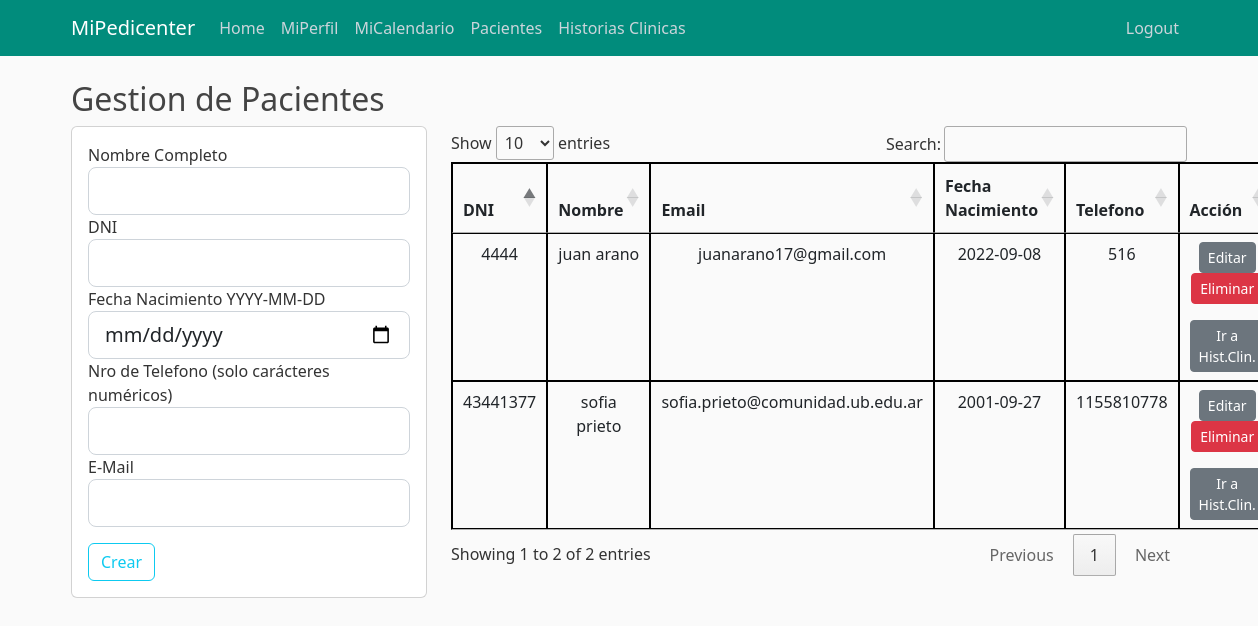
The page /pacientes (signed in) on the database its author committed.
### appmipedicenter/models.py (models this page shows, shortened)
class Cliente(db.Model):
        id_cliente = db.Column(db.Integer, primary_key=True) # Es DNI
        username = db.Column(db.String, nullable=False)
        email = db.Column(db.String, unique=True, nullable=False)
        fecha_nacimiento = db.Column(db.Date, nullable=False)
        telefono = db.Column(db.Integer, unique=True, nullable=False)
        historia_clinica = db.relationship('Historiaclinica', backref='Paciente', lazy=True)
        turno = db.relationship('Turno', backref='Paciente', lazy=True)

### appmipedicenter/cliente/routes.py (the view, shortened to what this page needs)
@cliente.route("/pacientes", methods=['GET', 'POST'])
@login_required
def pacientes():
        if current_user.is_authenticated:
                        client_list = Cliente.query.all()
                        form = ClienteForm()
                        return render_template('pacientes.html', title="Gestion de Pacientes", clientes = client_list, form=form)
        else:
                return redirect(url_for('empleado.login'))

### appmipedicenter/cliente/forms.py (shortened to what this page needs)
class ClienteForm(FlaskForm):
    dni = IntegerField('DNI', validators=[DataRequired()])
    username = StringField('Nombre Completo', validators=[DataRequired()])
    email = StringField('E-Mail', validators=[DataRequired(), Email()])
    fecha_nacimiento = DateField('Fecha Nacimiento YYYY-MM-DD', validators=[DataRequired()])
    telefono = IntegerField('Nro de Telefono (solo carácteres numéricos)', validators=[DataRequired()])
    submit = SubmitField('Crear')

### appmipedicenter/models.py (called while the page is built)
@login_manager.user_loader
def load_user(empleado_id):
        return Empleado.query.get(empleado_id)

### appmipedicenter/templates/pacientes.html (shortened to what this page needs)
{% extends "layout.html" %}
{% block header %}
    <link rel="stylesheet" type="text/css" href="https://cdn.datatables.net/1.12.1/css/jquery.dataTables.css">
{% endblock header %}
{% block content %}
    <div class="row ${1| ,row-cols-2,row-cols-3, auto,justify-content-md-center,|}">
        <h2>Gestion de Pacientes</h2>
    </div>
    <div class="row ${1| ,row-cols-2,row-cols-3, auto,justify-content-md-center,|}">
        <div class = "col-md-4">
            <div class = "card card-body">
                <form method="POST" action="">
                    <div class="form-group">
                        {{ form.username.label(class="form-control-label") }}
                        {% if form.username.errors %}
                            {{ form.username(class="form-control form-control-lg is-invalid") }}
                            <div class="invalid-feedback">
                                {% for error in form.username.errors %}
                                    <span>{{ error }}</span>
                                {% endfor %}
                            </div>
                        {% else %}
                            {{ form.username(class="form-control form-control-lg") }}
                        {% endif %}
                    </div>
                    <div class="form-group">
                        {{ form.dni.label(class="form-control-label") }}
                        {% if form.dni.errors %}
                            {{ form.dni(class="form-control form-control-lg is-invalid") }}
                            <div class="invalid-feedback">
                                {% for error in form.dni.errors %}
                                    <span>{{ error }}</span>
                                {% endfor %}
                                </div>
                        {% else %}
                            {{ form.dni(class="form-control form-control-lg") }}
                        {% endif %}
                    </div>
                    <div class="form-group">
                        {{ form.fecha_nacimiento.label(class="form-control-label") }}
                        {% if form.fecha_nacimiento.errors %}
                            {{ form.fecha_nacimiento(class="form-control form-control-lg is-invalid") }}
                            <div class="invalid-feedback">
                                {% for error in form.fecha_nacimiento.errors %}
                                    <span>{{ error }}</span>
                                {% endfor %}
                            </div>
                        {% else %}
                            {{ form.fecha_nacimiento(class="form-control form-control-lg") }}
                        {% endif %}
                    </div>
                    <div class="form-group">
                        {{ form.telefono.label(class="form-control-label") }}
                        {% if form.telefono.errors %}
                            {{ form.telefono(class="form-control form-control-lg is-invalid") }}
                            <div class="invalid-feedback">
                                {% for error in form.telefono.errors %}
                                    <span>{{ error }}</span>
                                {% endfor %}
                            </div>
                        {% else %}
                            {{ form.telefono(class="form-control form-control-lg") }}
                        {% endif %}
                    </div>
                    <div class="form-group">
                        {{ form.email.label(class="form-control-label") }}
                        {% if form.email.errors %}
                            {{ form.email(class="form-control form-control-lg is-invalid") }}
                            <div class="invalid-feedback">
                                {% for error in form.email.errors %}
                                    <span>{{ error }}</span>
                                {% endfor %}
                            </div>
                        {% else %}
                            {{ form.email(class="form-control form-control-lg") }}
                        {% endif %}
                    </div>
                    <div class="form-group">
                        {{ form.submit(class="btn btn-outline-info") }}
                    </div>
                </form>
            </div>
        </div>
        <div class="col-md-8">
            <table id="tablaclientes" class = "table">
                <thead>
                    <tr>
                        <th>DNI</th>
                        <th>Nombre</th>
                        <th>Email</th>
                        <th>Fecha Nacimiento</th>
                        <th>Telefono</th>
                        <th>Acción</th>
                    </tr>
                </thead>
                <tbody>
                    {% for i in clientes %}
                    <tr>
                        <td>{{i.id_cliente}}</td>
                        <td>{{i.username}}</td>
                        <td>{{i.email}}</td>
                        <td>{{i.fecha_nacimiento}}</td>
                        <td>{{i.telefono}}</td>
                        <td width = "130">
                            <a href="{{ url_for('cliente.editar_pacientes', id_cliente = i.id_cliente) }}" class = "btn btn-secondary btn-sm">Editar</a>
                            <a href="{{ url_for('cliente.eliminar_pacientes', id_cliente = i.id_cliente) }}" class = "btn btn-danger btn-delete btn-sm">Eliminar</a>
                            <a href="{{ url_for('historiaclinica.historias_clinicas', id_cliente = i.id_cliente) }}" class = "btn  btn-secondary btn-sm">Ir a Hist.Clin.</a>
                        </td>
                    </tr>
                    {% endfor %}
                </tbody>
            </table>
        </div>
    </div>
{% endblock content %}

### appmipedicenter/static/css/main.css (style rules this page uses)
body { background: #fafafa; color: #333333; margin-top: 5rem; }
h1, h2, h3, h4, h5, h6 { color: #444444; }
.table { align-self: auto; border: 1px solid black; }
th, td, .td-plantilla { border:1px solid black; text-align:center; padding: 0px; }
:root { --fc-daygrid-event-dot-width: 8px; }
:root { --fc-list-event-dot-width: 10px; --fc-list-event-hover-bg-color: #f5f5f5; }

### rows shown on the page
Cliente: id_cliente "4444", username "juan arano", email "juanarano17@gmail.com", fecha_nacimiento "2022-09-08", telefono "516"
Cliente: id_cliente "43441377", username "sofia prieto", email "sofia.prieto@comunidad.ub.edu.ar", fecha_nacimiento "2001-09-27", telefono "1155810778"
